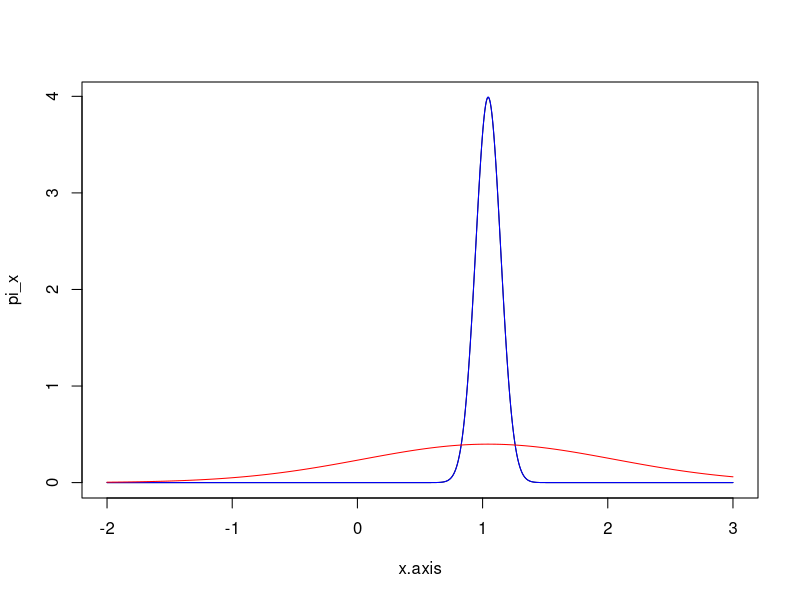
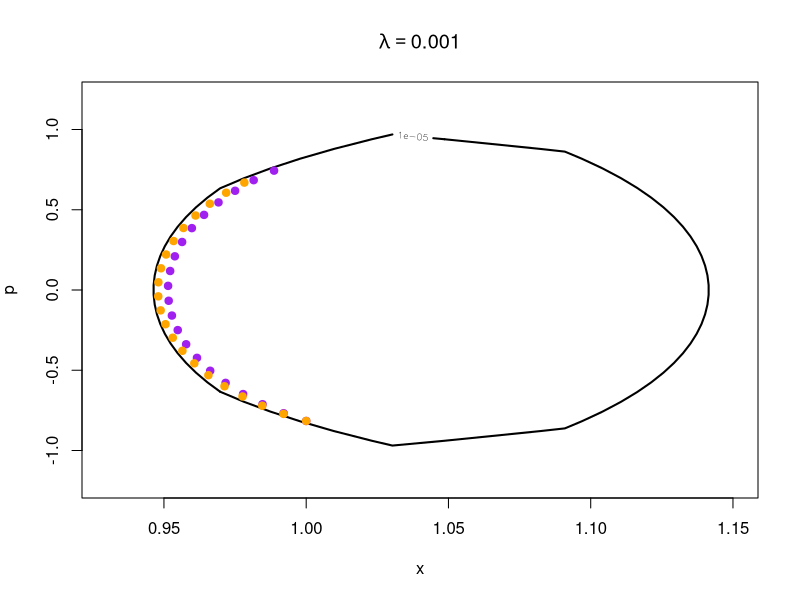
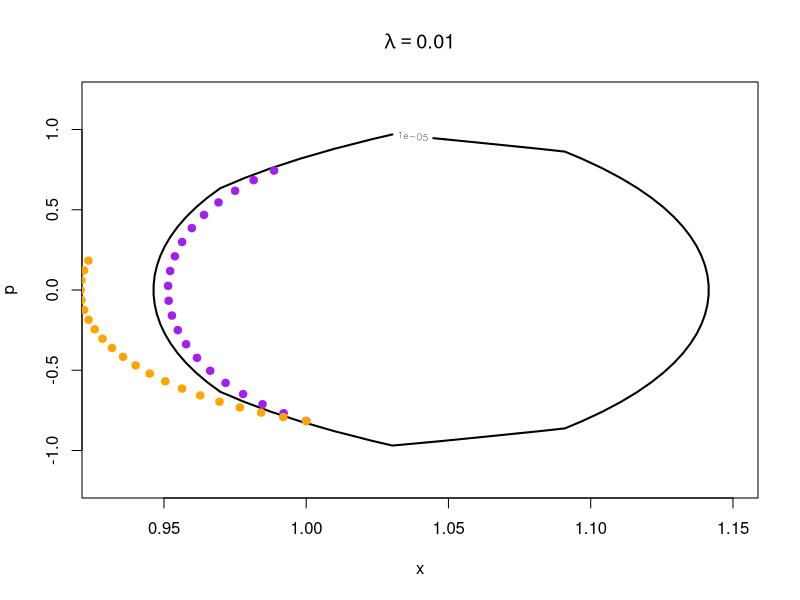
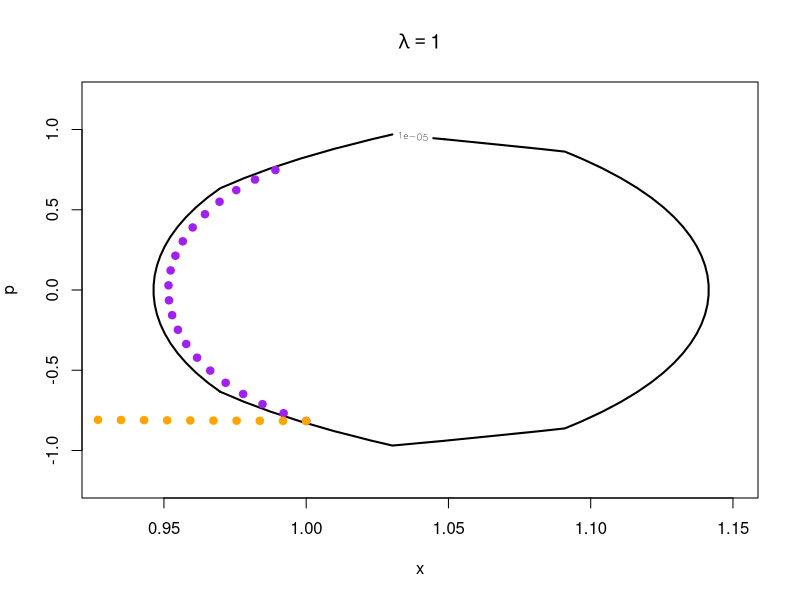
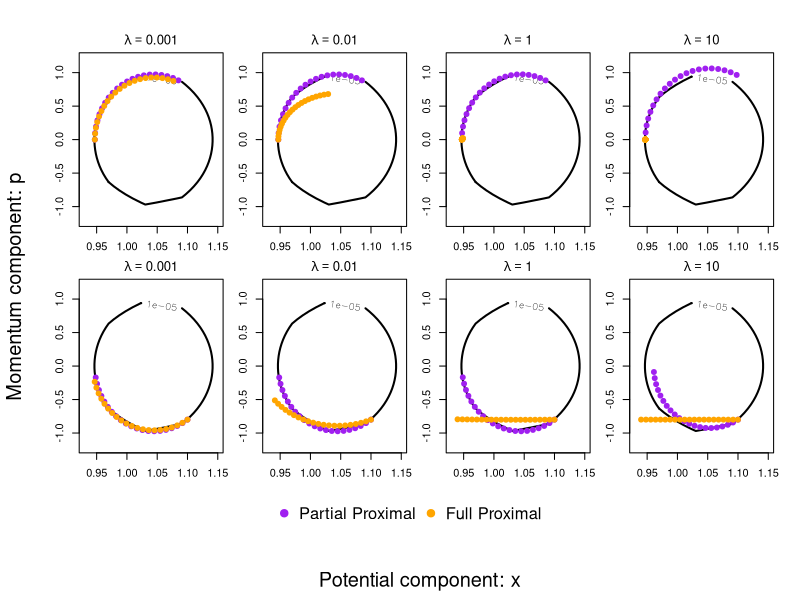

Source code (R) for these figures, in order: (Note: this script raises an error after producing the figures.)
########################################
# One-dimensional example
########################################
set.seed(1)
n <- 1e2
y <- rnorm(n, mean = 1, sd = .5)
################################

# U(x) = sum(y - x)^2/(2) + |x|
log_target <- function(x)  -sum((y - x)^2)/2 - abs(x)

grad_log_pi_dur <- function(x, lambda)
{
  prox <- sign(x)*pmax(abs(x) - lambda, 0)
  sum(y - x) - (x - prox)/lambda
}

grad_log_pi_px <- function(x, lambda)
{
  foo <- lambda/(1 + n*lambda)
  z <-  (x + lambda*sum(y))/(1 + n*lambda)
  prox <- sign(z)* pmax(abs(z) - foo, 0)
  -(x - prox)/lambda
}
##################################
# Testing

logpi_lam_dur <- function(x, lambda)
{
  prox <- sign(x)*pmax(abs(x) - lambda, 0)
  my <- abs(prox) + (x - prox)^2/(2*lambda)
  
  logpi_lam <- - my -sum((y - x)^2)/2
}

logpi_lam_px <- function(x, lambda)
{
  foo <- lambda/(1 + n*lambda)
  z <-  (x + lambda*n*mean(y))/(1 + n*lambda)
  prox <- sign(z)* pmax(abs(z) - foo, 0)
  
  my <- abs(prox) + (x - prox)^2/(2*lambda) + sum((y - prox)^2)/2
  
  logpi_lam <- - my
}

integrate_f <- function(x){
  sapply(x, function(t) exp(log_target(t)))
}

integrate_dur <- function(x, lambda){
  sapply(x, function(t) exp(logpi_lam_dur(t, lambda = lambda)))
}

integrate_px <- function(x, lambda){
  sapply(x, function(t) exp(logpi_lam_px(t, lambda = lambda)))
}

lambda <- 1
const <- integrate(integrate_f, lower = -2, upper = 4)
const_dur <- integrate(integrate_dur, lower = -2, upper = 4, lambda)
const_px <- integrate(integrate_px, lower = -2, upper = 4, lambda)

x.axis <- seq(-2, 3, length = 1e3)
pi_x <- sapply(x.axis, function(x) exp(log_target(x)))/const$value
pi_x_dur <- sapply(x.axis, function(x) exp(logpi_lam_dur(x, lambda)))/const_dur$value
pi_x_px <- sapply(x.axis, function(x) exp(logpi_lam_px(x, lambda)))/const_px$value
plot(x.axis, pi_x, type = 'l')
lines(x.axis, pi_x_dur, col = "blue")
lines(x.axis, pi_x_px, col = "red")


##################################
# plotting target contour

log_kinetic <- function(p) -p^2/2
log_joint <- function(q, p)
{
  log_target(q) + log_kinetic(p)
}
p_vec <- seq(-3, 3, length = 1e2)
q_vec <- seq(-2, 4, length = 1e2)
z <- matrix(0, nrow = length(q_vec), ncol = length(p_vec))
for(i in 1:length(q_vec))
{
  for(j in 1:length(p_vec))
  {
    z[i,j] <- exp(log_joint(q_vec[i], p_vec[j]))
  }
}

dur_path <- function(q, p, lambda, eps, L)
{
  store <- matrix(0, nrow = L + 1, ncol = 2)
  q_current <- q
  p_current <- p
  
  store[1, ] <- c(q,p)
  for (j in 2:(L+1))
  {
    # half step
    U_samp <- -grad_log_pi_dur(q_current, lambda)
    p_current <- p_current - eps*U_samp /2  
    q_current <- q_current + eps*p_current   # full step for position
    U_samp <- -grad_log_pi_dur(q_current, lambda)
    
    p_current <- p_current - eps*U_samp/2 # another half step
    
    store[j, ] <- c(q_current, p_current)
    # samp <- q_current
    # p_prop <- p_current
  }
  return(store)
}

px_path <- function(q, p, lambda, eps, L)
{
  store <- matrix(0, nrow = L + 1, ncol = 2)
  q_current <- q
  p_current <- p
  
  store[1, ] <- c(q,p)
  for (j in 2:(L+1))
  {
    # half step
    U_samp <- -grad_log_pi_px(q_current, lambda)
    p_current <- p_current - eps*U_samp /2  
    q_current <- q_current + eps*p_current   # full step for position
    U_samp <- -grad_log_pi_px(q_current, lambda)
    
    p_current <- p_current - eps*U_samp/2 # another half step
    
    store[j, ] <- c(q_current, p_current)
    # samp <- q_current
    # p_prop <- p_current
  }
  return(store)
}

draw_contour <- function(q, p, lambda, eps = .02, L = 10)
{
  path_dur <- dur_path(q, p, lambda = lambda, eps = eps, L = L)
  path_px <- px_path(q, p, lambda = lambda, eps = eps, L = L)
  
  contour(q_vec, p_vec, z, nlevels = 2, 
          xlim = c(.93, 1.15), ylim = c(-1.2, 1.2),
          main = bquote(lambda == .(lambda)), 
          xlab = bquote(x), ylab = bquote(p), lwd = 2)
  points(path_dur, col = "purple", pch = 19)
  points(path_px, col = "orange", pch = 19)
}

pdf("toy_contours.pdf", height = 6, width = 10)
layout(matrix(c(1:8, rep(9, 4)), nrow = 3, byrow = TRUE),
       heights = c(1, 1, 0.3))  # Last row is for legend
# Set tight margins for each plot (bottom, left, top, right)
par(mar = c(2, 2, 2, 1), oma = c(4, 4, 2, 1))  # oma allows outer text space

q <- .947
p <- 0
exp(log_joint(q, p))
draw_contour(q, p, lambda = .001, eps = .01, L = 20)
draw_contour(q, p, lambda = .01, eps = .01, L = 20)
draw_contour(q, p, lambda = 1, eps = .01, L = 20)
draw_contour(q, p, lambda = 10, eps = .01, L = 20)

q <- 1.1
p <- -.8
exp(log_joint(q, p))

draw_contour(q, p, lambda = .001, eps = .01, L = 20)
draw_contour(q, p, lambda = .01, eps = .01, L = 20)
draw_contour(q, p, lambda = 1, eps = .01, L = 20)
draw_contour(q, p, lambda = 10, eps = .01, L = 20)

par(mar = c(0, 0, 0, 0))
plot.new()
legend("center", legend = c("Partial Proximal", "Full Proximal"),
       col = c("purple", "orange"), pch = 19, horiz = TRUE, bty = "n", cex = 1.5)


# Add shared axis labels using outer margin text
mtext("Potential component: x", side = 1, line = 2.2, outer = TRUE, cex = 1.2)
mtext("Momentum component: p", side = 2, line = 2.2, outer = TRUE, cex = 1.2)

dev.off()


q <- 1
p <- -.816110003
exp(log_joint(q, p))

draw_contour(q, p, lambda = .001, eps = .01, L = 20)
draw_contour(q, p, lambda = .01, eps = .01, L = 20)
draw_contour(q, p, lambda = 1, eps = .01, L = 20)
draw_contour(q, p, lambda = 10, eps = .01, L = 0)

############################
# Choosing lambda
# x = 1
q <- 1
p <- -1
lambda.seq <- seq(1e-3, 10, length = 1e3)

dur_ham <- numeric(length = length(lambda.seq))
px_ham <- numeric(length = length(lambda.seq))

ham <- function(q, p) - log_target(q) + p^2/2

for(i in 1:length(lambda.seq))
{
  dur_state <- dur_path(q, p, lambda.seq[i], .001, 1)[2, ]
  px_state <- px_path(q, p, lambda.seq[i], .001, 1)[2, ]

  dur_ham[i] <- abs(ham(q,p) - ham(dur_state[1], dur_state[2]))/ham(q,p)
  px_ham[i] <- abs(ham(q,p) - ham(px_state[1], px_state[2]))/ham(q,p)
}

plot(lambda.seq, px_ham, type = 'l', ylim = range(c(dur_ham, px_ham, 0)))
lines(lambda.seq, dur_ham, col = "blue")



###########################
# HMC with Durmus split
durhmc <- function(lambda, iter, eps_hmc, L, start)
{
  samp.hmc <- numeric(length = iter)
  
  # starting value computations
  samp <- start
  samp.hmc[1] <- samp
  
  # For HMC
  mom_mat <- rnorm(iter)
  accept <- 0
  
  for (i in 2:iter) 
  {
    p_prop <- mom_mat[i]
    U_samp <- -grad_log_pi_dur(samp, lambda)
    p_current <- p_prop - eps_hmc*U_samp /2  # half step for momentum
    q_current <- samp
    for (j in 1:L)
    {
      samp <- samp + eps_hmc*p_current   # full step for position
      U_samp <- -grad_log_pi_dur(samp, lambda)
      if(j!=L) p_current <- p_current - eps_hmc*U_samp  # full step for momentum
    }
    p_current <- p_current - eps_hmc*U_samp/2
    p_current <- - p_current  # negation to make proposal symmetric
    
    U_curr <- -log_target(q_current)
    U_prop <- -log_target(samp)
    K_curr <-  sum((p_prop^2)/2)
    K_prop <-  sum((p_current^2)/2)
    
    log_acc_prob = U_curr - U_prop + K_curr - K_prop
    
    if(log(runif(1)) <= log_acc_prob )
    {
      samp.hmc[i] <- samp
      accept <- accept + 1
    }
    else
    {
      samp.hmc[i] <- q_current
      samp <- q_current
    }
    if(i %% (iter/10) == 0){
      j <- accept/i
      print(cat(i, j))}
  } 
  print(acc_rate <- accept/iter)
  object <- list(samp.hmc, acc_rate)
  return(object)
}


###########################
# HMC on whole proximal
pxhmc <- function(lambda, iter, eps_hmc, L, start)
{
  samp.hmc <- numeric(length = iter)
  
  # starting value computations
  samp <- start
  samp.hmc[1] <- samp
  
  # For HMC
  mom_mat <- rnorm(iter)
  accept <- 0
  
  for (i in 2:iter) 
  {
    p_prop <- mom_mat[i]
    U_samp <- -grad_log_pi_px(samp, lambda)
    p_current <- p_prop - eps_hmc*U_samp /2  # half step for momentum
    q_current <- samp
    for (j in 1:L)
    {
      samp <- samp + eps_hmc*p_current   # full step for position
      U_samp <- -grad_log_pi_px(samp, lambda)
      if(j!=L) p_current <- p_current - eps_hmc*U_samp  # full step for momentum
    }
    p_current <- p_current - eps_hmc*U_samp/2
    p_current <- - p_current  # negation to make proposal symmetric
    
    U_curr <- -log_target(q_current)
    U_prop <- -log_target(samp)
    K_curr <-  sum((p_prop^2)/2)
    K_prop <-  sum((p_current^2)/2)
    
    log_acc_prob = U_curr - U_prop + K_curr - K_prop
    
    if(log(runif(1)) <= log_acc_prob )
    {
      samp.hmc[i] <- samp
      accept <- accept + 1
    }
    else
    {
      samp.hmc[i] <- q_current
      samp <- q_current
    }
    if(i %% (iter/10) == 0){
      j <- accept/i
      print(cat(i, j))}
  } 
  print(acc_rate <- accept/iter)
  object <- list(samp.hmc, acc_rate)
  return(object)
}


chain_dur <- durhmc(lambda = .01, iter = 1e4, eps_hmc = .1, L = 10, start = 2)
chain_px <- pxhmc(lambda = .01, iter = 1e4, eps_hmc = .1, L = 10, start = 2)

plot(density(chain_dur[[1]]))
plot(density(chain_px[[1]]))
acf(chain_dur[[1]])
acf(chain_px[[1]])
